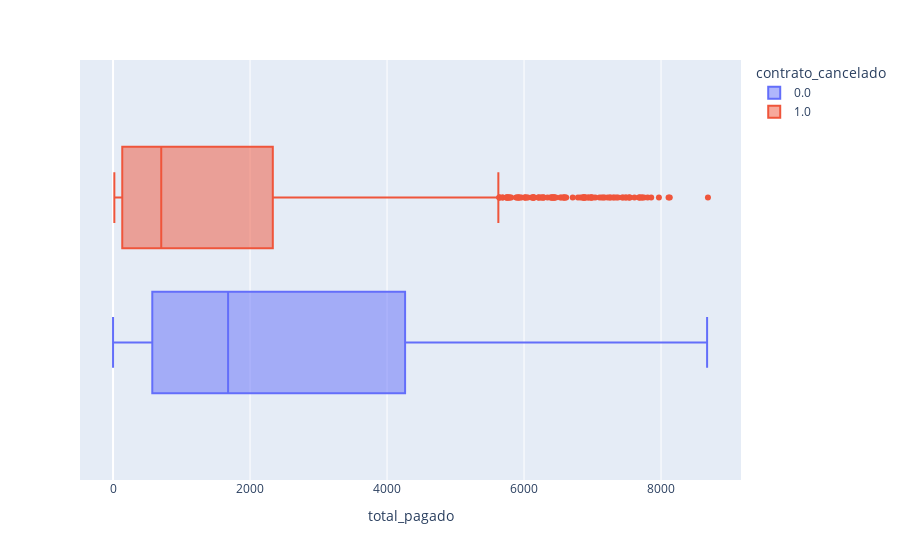

Here is the notebook cell this chart was saved with:
### Code cell
# total_pagado
fig = px.box(data,x='total_pagado',color='contrato_cancelado')
fig

### Figure 1 — Plotly figure (JSON) as saved in the notebook; plotly's stock layout.template omitted (floating-point values rounded to 4 significant figures; data arrays with more than 128 entries replaced by an {"elided": "..."} marker saying what was removed)
{"data": [{"alignmentgroup": "True", "hovertemplate": "contrato_cancelado=0.0<br>total_pagado=%{x}<extra></extra>", "legendgroup": "0.0", "marker": {"color": "#636efa"}, "name": "0.0", "notched": false, "offsetgroup": "0.0", "orientation": "h", "showlegend": true, "type": "box", "x": {"elided": "5174 float values"}, "x0": " ", "xaxis": "x", "y0": " ", "yaxis": "y"}, {"alignmentgroup": "True", "hovertemplate": "contrato_cancelado=1.0<br>total_pagado=%{x}<extra></extra>", "legendgroup": "1.0", "marker": {"color": "#EF553B"}, "name": "1.0", "notched": false, "offsetgroup": "1.0", "orientation": "h", "showlegend": true, "type": "box", "x": {"elided": "1869 float values"}, "x0": " ", "xaxis": "x", "y0": " ", "yaxis": "y"}], "layout": {"boxmode": "group", "legend": {"title": {"text": "contrato_cancelado"}, "tracegroupgap": 0}, "margin": {"t": 60}, "xaxis": {"anchor": "y", "domain": [0, 1], "title": {"text": "total_pagado"}}, "yaxis": {"anchor": "x", "domain": [0, 1]}}}
